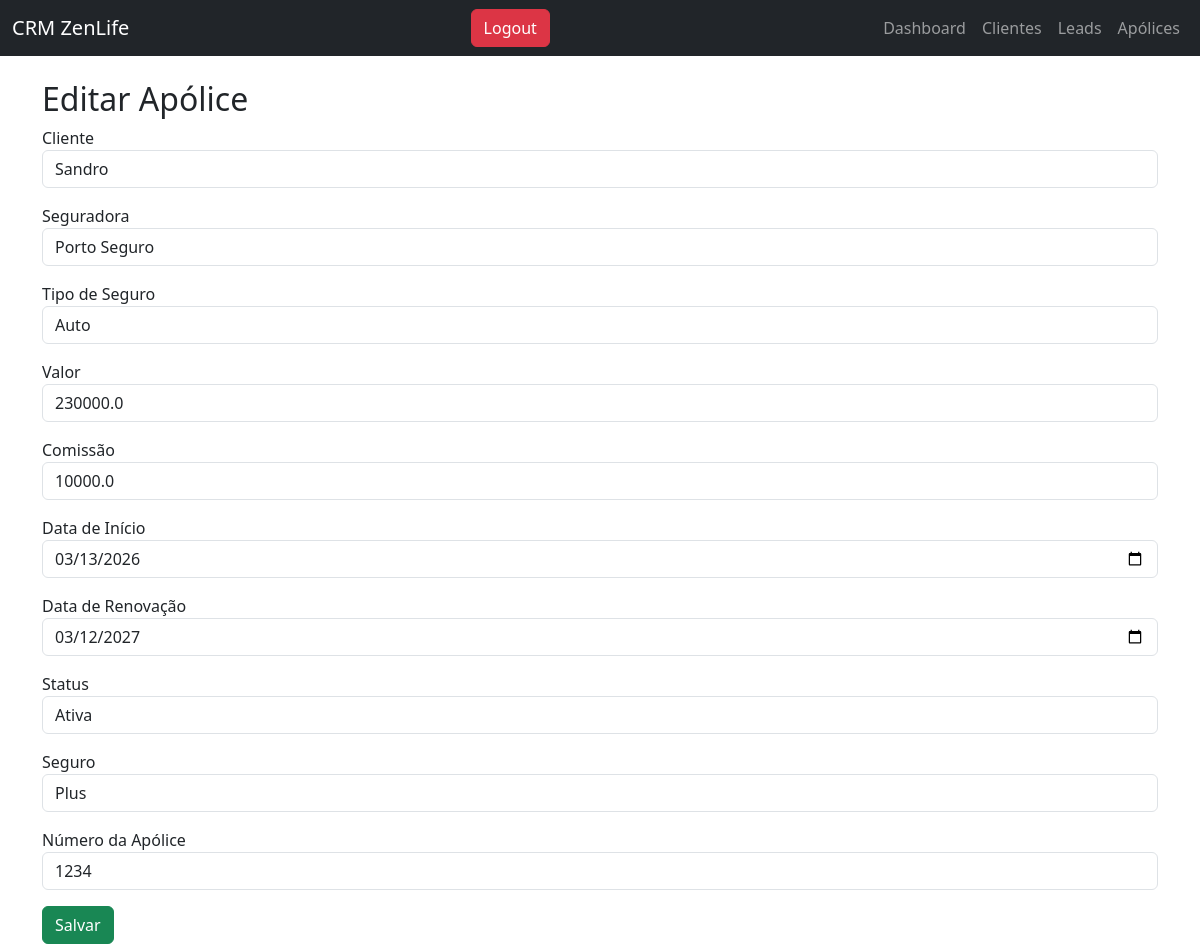
Page /editar_apolice/3 on the committed database.
### tables this page shows
CREATE TABLE apolices (
id INTEGER PRIMARY KEY AUTOINCREMENT,
cliente TEXT,
seguradora TEXT,
tipo_seguro TEXT,
valor REAL,
comissao REAL,
data_inicio TEXT,
data_renovacao TEXT,
status TEXT
, seguro TEXT, numero TEXT);

### app.py (the view, shortened to what this page needs)
@app.route("/editar_apolice/<int:id>", methods=["GET", "POST"])
def editar_apolice(id):
    conn = conectar()
    apolice = conn.execute(
        "SELECT * FROM apolices WHERE id=?",
        (id,)
    ).fetchone()
    if not apolice:
        conn.close()
        return "Apólice não encontrada", 404
    conn.close()
    return render_template("editar_apolice.html", apolice=apolice)

### app.py (called while the page is built)
def conectar():
    conn = sqlite3.connect("database.db")
    conn.row_factory = sqlite3.Row
    return conn

### templates/editar_apolice.html (shortened to what this page needs)
{% extends "layout.html" %}
{% block content %}
<h2>Editar Apólice</h2>
<form method="POST">
    <div class="mb-3">
        <label>Cliente</label>
        <input type="text" name="cliente" value="{{apolice['cliente']}}" class="form-control" required>
    </div>
    <div class="mb-3">
        <label>Seguradora</label>
        <input type="text" name="seguradora" value="{{apolice['seguradora']}}" class="form-control" required>
    </div>
    <div class="mb-3">
        <label>Tipo de Seguro</label>
        <select name="tipo_seguro" class="form-control" required>
            <option {% if apolice['tipo_seguro']=='Auto' %}selected{% endif %}>Auto</option>
        </select>
    </div>
    <div class="mb-3">
        <label>Valor</label>
        <input type="text" name="valor" value="{{apolice['valor']}}" class="form-control" required>
    </div>
    <div class="mb-3">
        <label>Comissão</label>
        <input type="text" name="comissao" value="{{apolice['comissao']}}" class="form-control">
    </div>
    <div class="mb-3">
        <label>Data de Início</label>
        <input type="date" name="data_inicio" value="{{apolice['data_inicio']}}" class="form-control" required>
    </div>
    <div class="mb-3">
        <label>Data de Renovação</label>
        <input type="date" name="data_renovacao" value="{{apolice['data_renovacao']}}" class="form-control" required>
    </div>
    <div class="mb-3">
        <label>Status</label>
        <select name="status" class="form-control">
            <option {% if apolice['status']=='Ativa' %}selected{% endif %}>Ativa</option>
        </select>
    </div>
    <div class="mb-3">
        <label>Seguro</label>
        <input type="text" name="seguro" value="{{apolice['seguro']}}" class="form-control">
    </div>
    <div class="mb-3">
        <label>Número da Apólice</label>
        <input type="text" name="numero" value="{{apolice['numero']}}" class="form-control">
    </div>
    <button type="submit" class="btn btn-success">Salvar</button>
</form>
{% endblock %}

### rows in the picture
apolices: cliente "Sandro", seguradora "Porto Seguro", tipo_seguro "Auto", valor "230000.0", comissao "10000.0", data_inicio "03/13/2026", data_renovacao "03/12/2027", status "Ativa", seguro "Plus", numero "1234"
